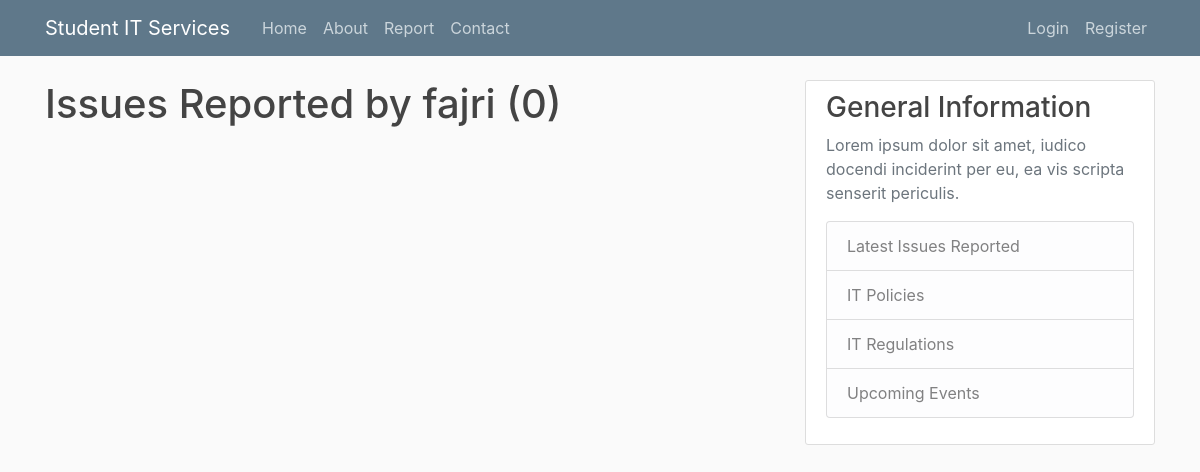
/user/fajri, run on an earlier commit of the app's database.
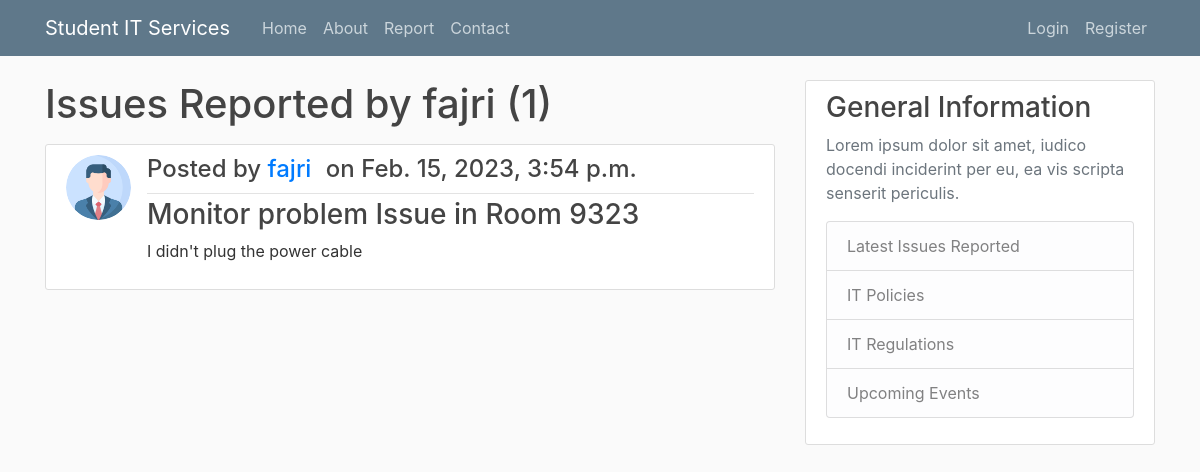
And on a later commit of the database.
### itreporting/models.py (models this page shows, shortened)
class Issue(models.Model):
    type = models.CharField(max_length = 100)
    room = models.CharField(max_length = 100)
    details = models.TextField()
    date_submitted = models.DateTimeField(default = timezone.now)
    author = models.ForeignKey(User, on_delete = models.CASCADE)

### users/models.py (models this page shows, shortened)
class Profile(models.Model):
    user = models.OneToOneField(User, on_delete=models.CASCADE)
    image = models.ImageField(default='default.png', upload_to='profile_pics')

### itreporting/views.py (the view)
# urls.py: path('user/<str:username>', UserPostListView.as_view(), name='user-issues'),
class UserPostListView(ListView):
    model = Issue
    template_name = 'itreporting/user_issues.html'
    context_object_name = 'issues'
    paginate_by = 5
    def get_queryset(self):
        user = get_object_or_404(User,
        username = self.kwargs.get('username'))
        return Issue.objects.filter(author=user).order_by('-date_submitted')

### itreporting/templates/itreporting/user_issues.html (shortened to what this page needs)
{% extends "itreporting/base.html" %}
{% block content %}<h1 class="mb-3">Issues Reported by {{view.kwargs.username}} ({{page_obj.paginator.count}})</h1>
{% for issue in issues %}
<article class="media content-section">
    <img class="rounded-circle article-img" src="{{issue.author.profile.image.url}}"/>
    <div class="media-body">
        <div class="article-metadata">
            <h4 class="mr-2" >Posted by <a class="mr-2" href="{% url 'user-issues' issue.author.username %}">{{issue.author}}</a> on {{issue.date_submitted}}</h4>
        </div>
        <h3><a class="article-title" href="{% url 'issue-detail' issue.id %}">{{issue.type}} Issue in Room {{issue.room}}</a></h3>
        <p class="article-content">{{issue.details}}</p>
    </div>
</article>
{% endfor %}
{% endblock %}

What changed in the data, as far as the page shows it:
added Issue: author.profile.image (picture), author "fajri", date_submitted "Feb. 15, 2023, 3:54 p.m.", type "Monitor problem", room "9323", details "I didn't plug the power cable"
Also different on the page:
{{ page_obj.paginator.count }}: "0" → "1"
